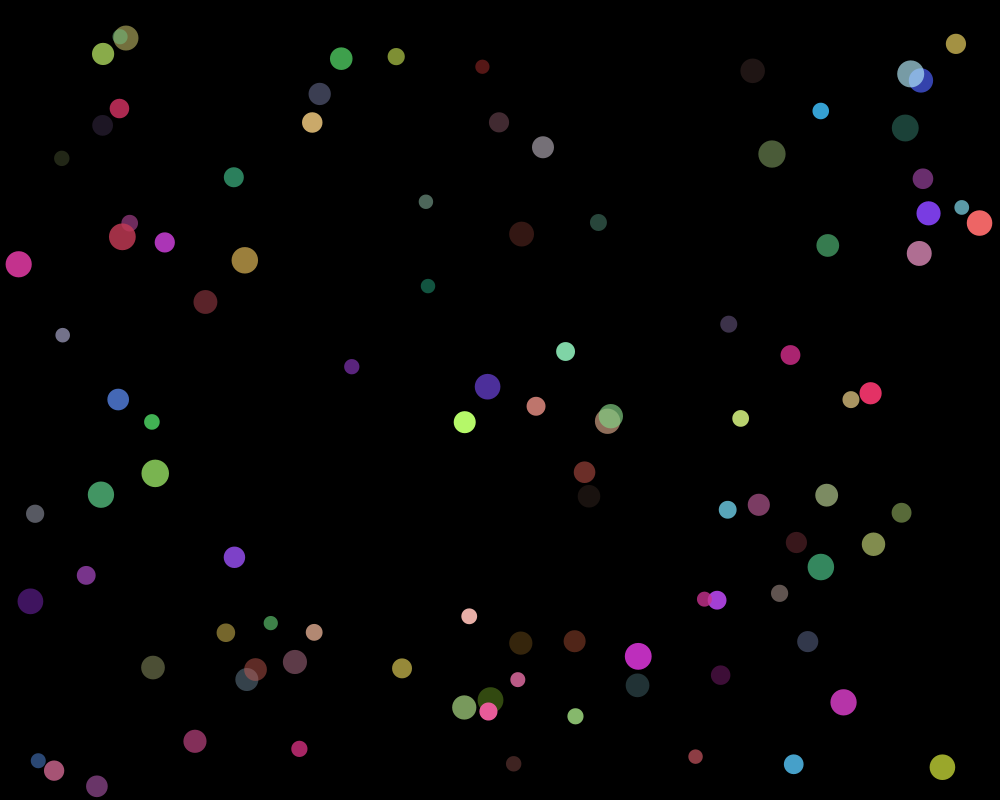
Frame 1 (no input)
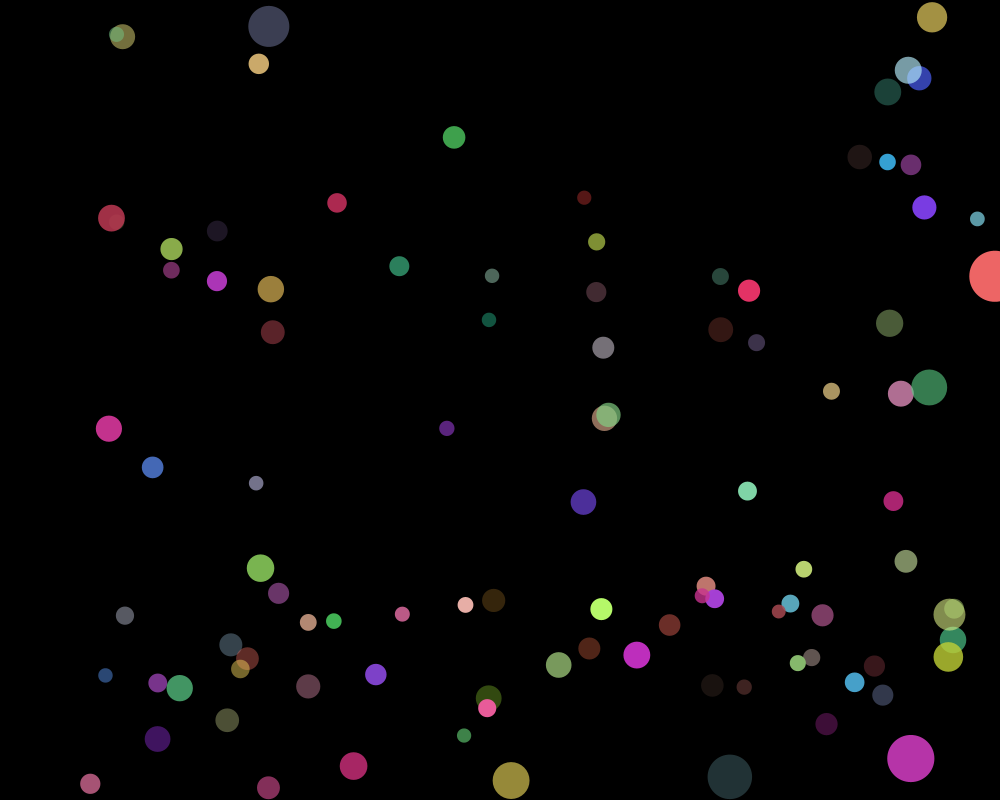
Frame 60 (the mouse pressed at the canvas centre just before this capture)
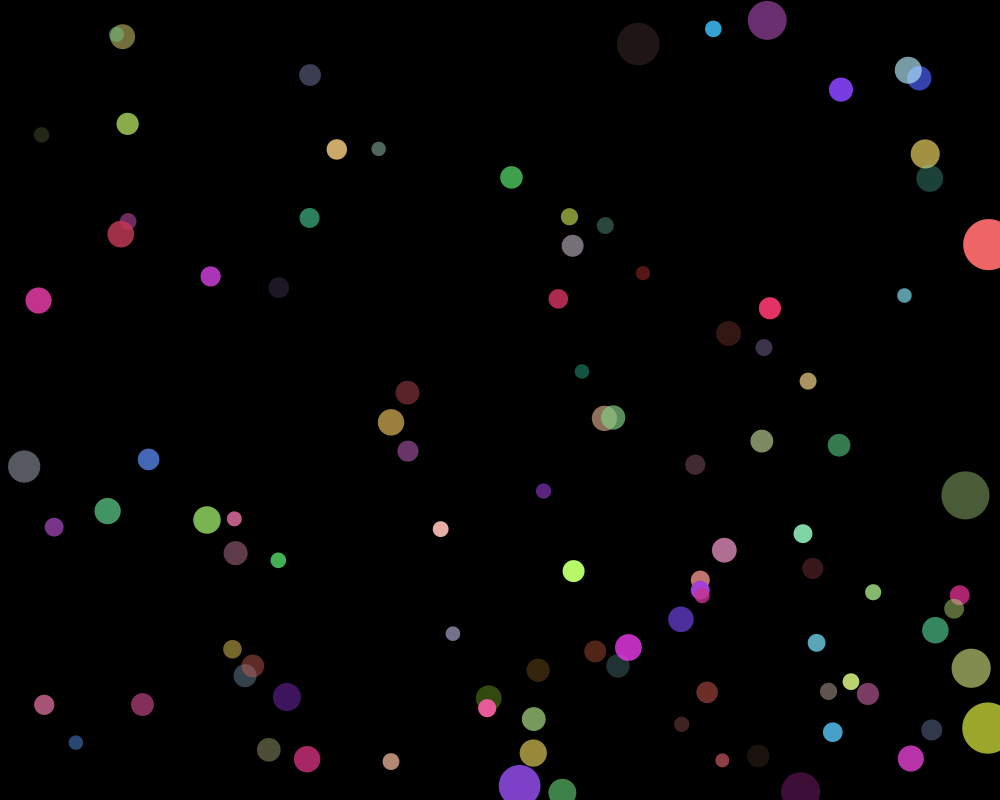
Frame 120 (the mouse held since frame 60 and released just before this capture)

The Processing sketch that drew these frames (run headless with seeded random() and noise(); from frame 60 on, the mouse is pressed at the canvas centre):

// Processing sketch: processing_25843
// ── processing_25843.pde

float velX[];    //velocidad en y de la pelotita
float velY[];    //velocidad en y de la pelotita
float x[];       //coordenada x del centro de la pelotita
float y[];       //coordenada y del centro de la pelotita
int rmin;        //el radio minimo de las pelotitas
int rmax;        //el radio maximo de las pelotitas
float radio0[];  //el radio inicial de la pelotita
float radio[];   //el radio variable de la pelotita
color c[]; //variable para el color de cada pelotita
int n=100; //numero de pelotitas

//inicializamos
void setup() {
  size(1000,800);
background(0);
  velX= new float[n];
  velY= new float[n];
  x = new float[n];
  y = new float[n];
  rmin = 7;
  rmax = 14;
  radio0 = new float[n];
  radio = new float[n];
  c = new color[n];
  
  //llenamos todos los datos
  for(int i=0; i < n; i++) {
    radio0[i] = random(rmin , rmax);
    radio[i] = radio0[i];
    velX[i]=random(1,4);
    velY[i]=random(1,4);
    x[i] = random(3+radio[i],(width-3-radio[i])); 
    y[i] = random(3+radio[i],(height-3-radio[i]));
    c[i]= color(random(50,255), random(50,255), random(50,255), random(50,255));

  }
  ellipseMode(RADIUS);
}
//dibujamos
void draw() {
  update();
  background(0);
  noStroke();
  
  //dibujamos cada pelota
  for(int i=0; i < n; i++) {
    fill(c[i]);   
    ellipse(x[i],y[i],radio[i],radio[i]);    //dibujar elipse
  }
}

//calculamos
void update() {

  for(int i=0; i < n; i++) {
    //decrecemos radio si es mayor que radio0 []
    if (radio[i] > radio0[i]) {
      radio[i]-=0.3f;
    }

    //cada iteracion le agregamos velocidad a su posicion
    x[i] = x[i] + velX[i];
    y[i] = y[i] + velY[i];

    //si pega una pared vertical
    if (x[i] > (width-radio0[i]) || (x[i] < (radio0[i]+1))) {
      velX[i] = velX[i] * -1;
      radio[i] = 2*radio0[i]; //si pega lo hacemos grande
    }
    //si pega una pared horizontal
    if ((y[i] > (height-radio0[i])) || (y[i] < (radio0[i]+1))) {
      velY[i] = velY[i] * -1;
      radio[i] = 2*radio0[i]; //si pega lo hacemos grande
    }
  }
  
//Para callcular las colisiones entre las pelotitas
    for(int i = 0; i < n; i++) {
      for(int j = i; j < n; j++){
        if(dist(x[i], y[i], x[j], y[j])+3<(radio[i]+radio[j])){//evalua que la distancia entre centros de 2 pelotitas sea menor que la suma de los radios mas 3
          velX[i] = velX[i] * -1;  //invierte sentido de la velocidad
          velY[i] = velY[i] * -1;
          velX[j] = velX[j] * -1;
          velY[j] = velY[j] * -1;
    }
  }
}
}
    
